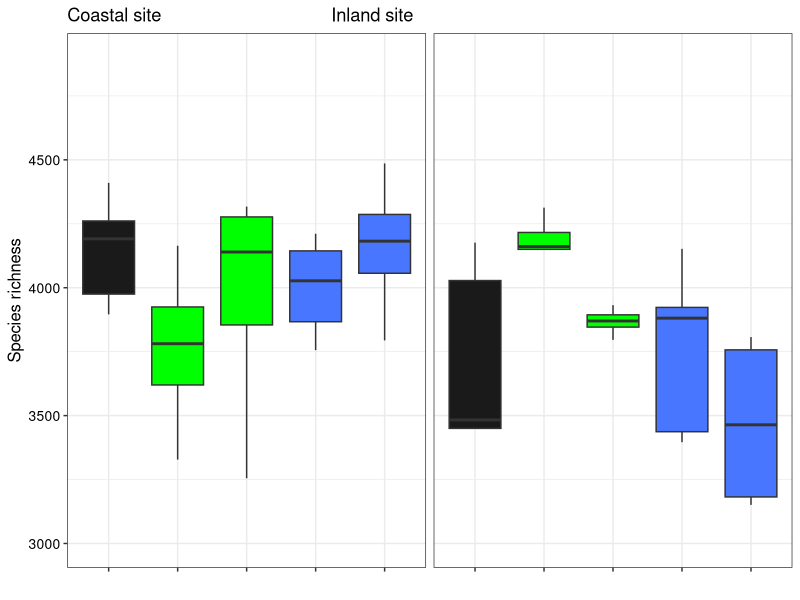
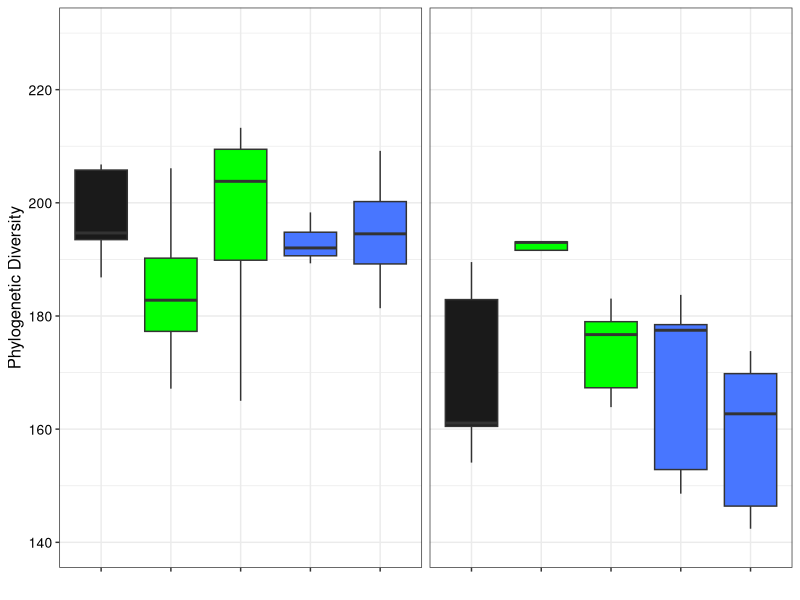
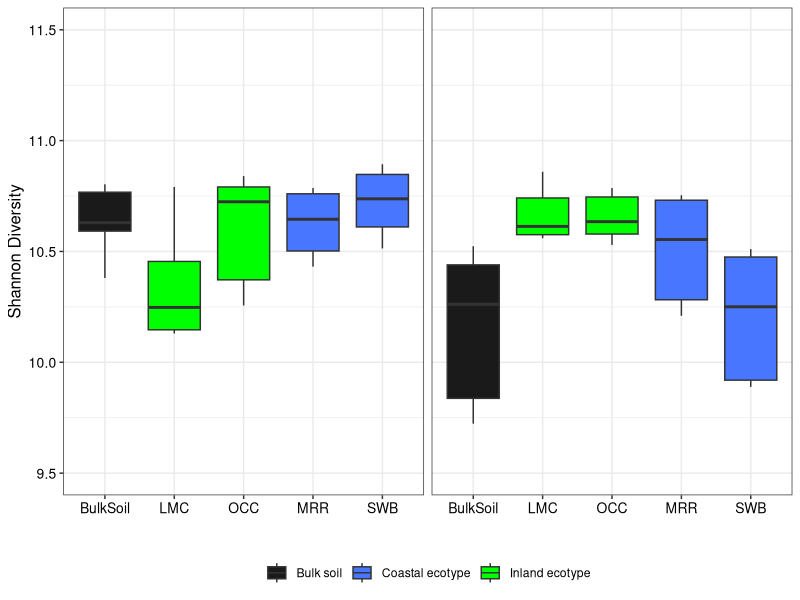
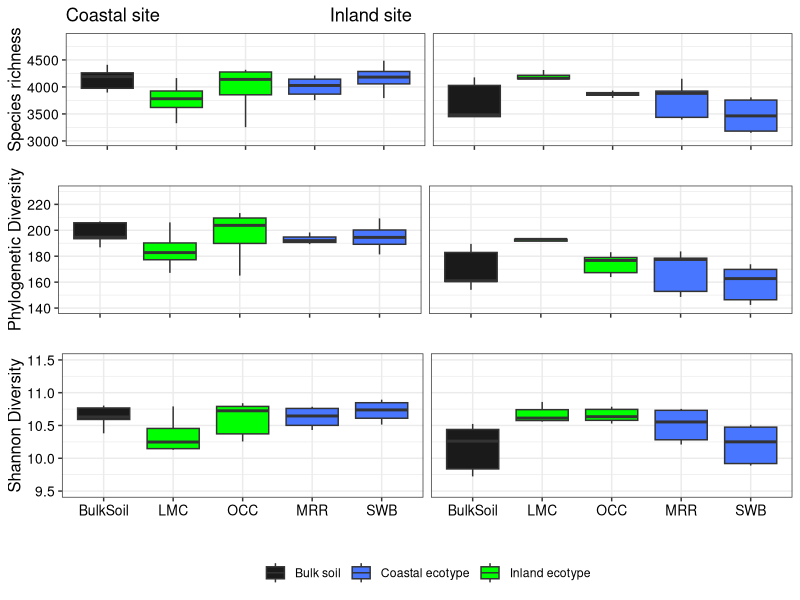
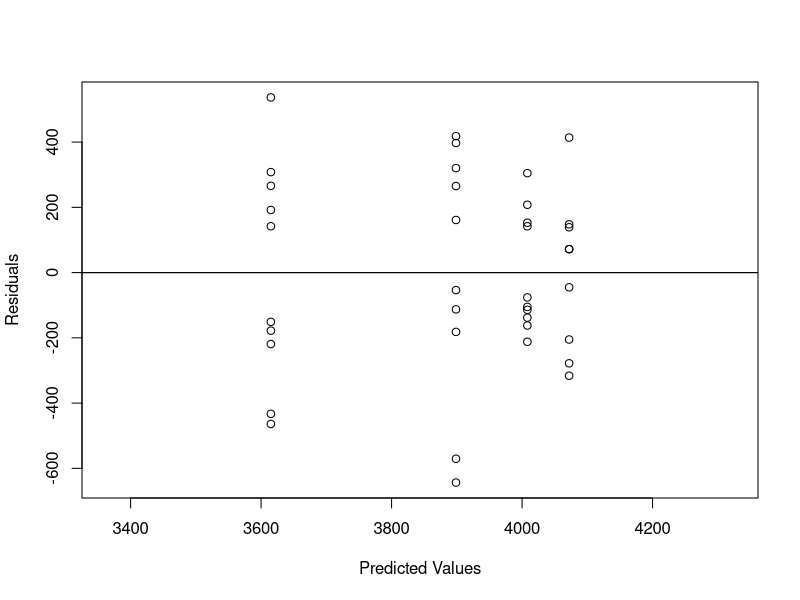
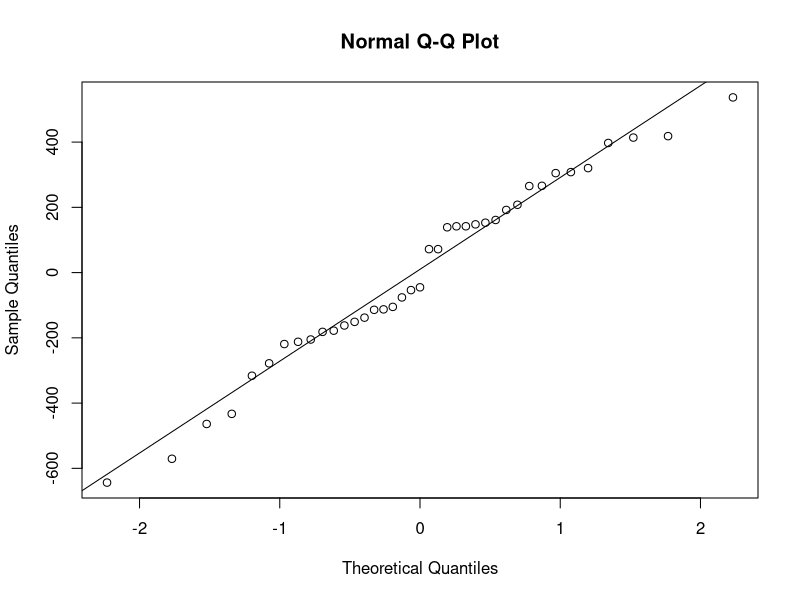
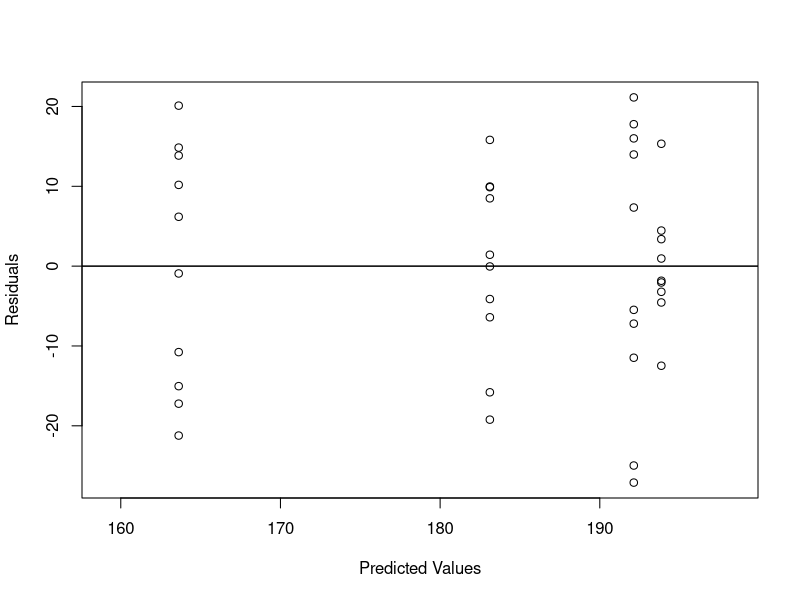
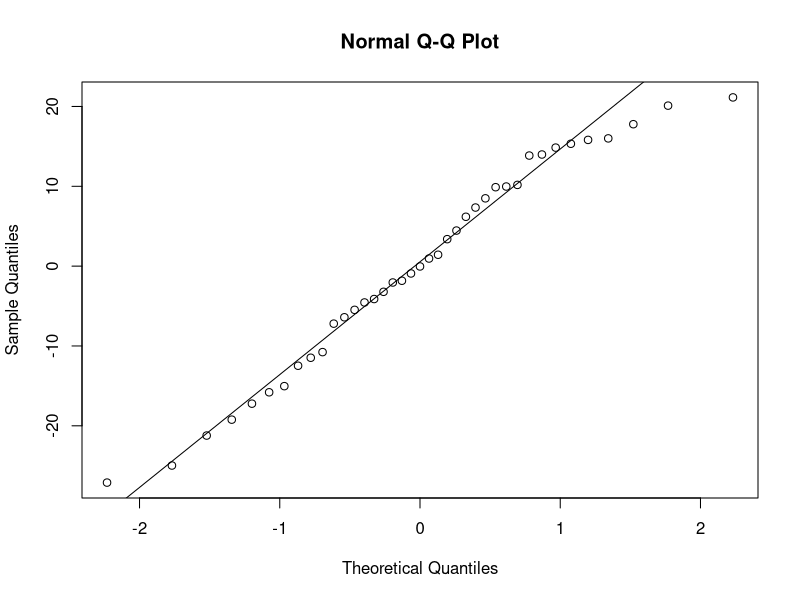

Generate these figures, in order, with R:
## Plots and statistics: alpha diversity

library(ggplot2)
library(reshape2)

#import otu table (remove "#Constructed from biom file " from first line before importing).
mim_otu<-read.table("zotu_table_forR.txt", row.names=1, header=T)
#calculate richness (number of OTUs) in each sample
richness <-as.data.frame(colSums(mim_otu != 0))
colnames(richness)<-c("Richness")
richness<- data.frame(names = row.names(richness), richness)

#load metadata
#remove "#" from first line before importing
#remove "BarcodeSequence" column before importing.
#remove "LinkerPrimerSequence" column before importing.
mim_envir<-read.table("Mimulus_metadata_FULL.txt", header=T, sep='\t', row.names=1)

#Verify that rows are in same order, then combine tables.
row.names(richness)
row.names(mim_envir)
mim_diversity<-cbind(mim_envir,richness)

#format alpha diversity values as numeric
mim_diversity$PD_whole_tree_alpha<-as.numeric(mim_envir$PD_whole_tree_alpha)
mim_diversity$shannon_alpha<-as.numeric(mim_envir$shannon_alpha)
mim_diversity$Richness<-as.numeric(mim_diversity$Richness)

mim_diversity$Ecotype<- ifelse(mim_diversity$SampleType =="Bulk Soil", paste("Bulk soil"), paste(mim_diversity$Origin," ","ecotype"))

#Retain only data of interest
mim_diversity_richness <- subset(mim_diversity, select=c("Genotype", "Ecotype","Origin", "Site_planted","Richness"))
#reshape the data
mim_diversity_richness_m<-melt(mim_diversity_richness)
mim_diversity_richness_m$Genotype <- factor(mim_diversity_richness_m$Genotype,levels = c('BulkSoil','LMC','OCC','MRR','SWB'),ordered = TRUE)

#plot the data
Rich<-ggplot(mim_diversity_richness_m, aes(Genotype, value, fill=Ecotype))+
  facet_grid(.~Site_planted)+
  theme_bw()+
  ylab("Species richness")+
  ylim(3000,4900)+
  scale_fill_manual(values=c("gray10","royalblue1","green"))+
  geom_boxplot(outlier.shape=NA)+
  theme(axis.text=element_text(size=10, colour="black"), axis.title=element_text(size=12, colour="black"), strip.text = element_text(size = 12),axis.text.x=element_blank(),legend.position="none")+
  xlab("")+
  ggtitle("Coastal site                                  Inland site")+
  theme(strip.background = element_blank(),strip.text.x = element_blank())
Rich

#Retain only data of interest
mim_diversity_PD <- subset(mim_diversity, select=c("Genotype", "Ecotype","Origin", "Site_planted","PD_whole_tree_alpha"))
#reshape the data
mim_diversity_PD_m<-melt(mim_diversity_PD)
mim_diversity_PD_m$Genotype <- factor(mim_diversity_PD_m$Genotype,levels = c('BulkSoil','LMC','OCC','MRR','SWB'),ordered = TRUE)

#plot the data
PD<-ggplot(mim_diversity_PD_m, aes(Genotype, value, fill=Ecotype))+
  facet_grid(.~Site_planted)+
  theme_bw()+
  ylab("Phylogenetic Diversity")+
  ylim(140,230)+
  scale_fill_manual(values=c("gray10","royalblue1","green"))+
  geom_boxplot(outlier.shape=NA)+
  theme(axis.text=element_text(size=10, colour="black"), axis.title=element_text(size=12, colour="black"), strip.text = element_text(size = 12),axis.text.x=element_blank(),legend.position="none")+
  xlab("")+
  theme(strip.background = element_blank(),strip.text.x = element_blank())
PD

#Retain only data of interest
mim_diversity_Shannon <- subset(mim_diversity, select=c("Genotype", "Ecotype","Origin", "Site_planted","shannon_alpha"))
#reshape the data
mim_diversity_Shannon_m<-melt(mim_diversity_Shannon)
mim_diversity_Shannon_m$Genotype <- factor(mim_diversity_Shannon_m$Genotype,levels = c('BulkSoil','LMC','OCC','MRR','SWB'),ordered = TRUE)

#plot the data
Shannon<-ggplot(mim_diversity_Shannon_m, aes(Genotype, value, fill=Ecotype))+
  facet_grid(.~Site_planted)+
  theme_bw()+
  ylab("Shannon Diversity")+
  scale_fill_manual(labels=c("Bulk soil","Coastal ecotype","Inland ecotype"),values=c("gray10","royalblue1","green"))+
  ylim(9.5, 11.5)+
  geom_boxplot(outlier.shape=NA)+
  theme(axis.text=element_text(size=10, colour="black"), axis.title=element_text(size=12, colour="black"), strip.text = element_text(size = 12),legend.position="bottom")+
  xlab("")+
  theme(strip.background = element_blank(),strip.text.x = element_blank())+
  #guides(fill=guide_legend(nrow=2,byrow=TRUE))+
  theme(legend.title=element_blank())
Shannon

library(cowplot)
Fig2<-plot_grid(Rich,PD,Shannon,nrow=3, rel_heights =  c(1.75,1.65,2.5))
Fig2
ggsave("Figure2.tiff",Fig2,width=6,height=6, units="in",dpi=300)



















#First, remove bulk soils from each alpha diversity table
mim_diversity_richness<-mim_diversity_richness[!(mim_diversity_richness$Genotype=="BulkSoil"),]
mim_diversity_PD<-mim_diversity_PD[!(mim_diversity_PD$Genotype=="BulkSoil"),]
mim_diversity_Shannon<-mim_diversity_Shannon[!(mim_diversity_Shannon$Genotype=="BulkSoil"),]





##Statistical tests

#ANOVA for richness


#transform richness
mim_diversity_richness$trans_Richness<- (mim_diversity_richness$Richness)
#Do ANOVA to compare richness
options(contrasts=c(unordered='contr.sum', ordered='contr.poly'))
rich_fit <- aov(trans_Richness ~ Origin*Site_planted, data=mim_diversity_richness, na.action=na.exclude)
drop1(rich_fit,~.,test="F") # type III SS and F Tests

#TESTING ASSUMPTIONS
#check whether residuals are normally distributed
rich_resids <- residuals(rich_fit)
rich_preds <- predict(rich_fit)
plot(rich_resids ~ rich_preds, xlab = "Predicted Values", ylab = "Residuals", asp=.5)
#plot a line on X-axis for comparison. a=intercept,b=slope,h=yvalue,v=xvalue.
abline(a=0,h=0,b=0)
#Test for normality
shapiro.test(rich_resids)
qqnorm(rich_resids)
qqline(rich_resids)
library("car")
leveneTest(trans_Richness ~ Origin*Site_planted, data=mim_diversity_richness, na.action=na.exclude)
TukeyHSD(rich_fit)




#transform PD
mim_diversity_PD$trans_PD<- (mim_diversity_PD$PD_whole_tree_alpha)
#Do ANOVA 
options(contrasts=c(unordered='contr.sum', ordered='contr.poly'))
PD_fit <- aov(trans_PD ~ Origin*Site_planted, data=mim_diversity_PD, na.action=na.exclude)
drop1(PD_fit,~.,test="F") # type III SS and F Tests

#TESTING ASSUMPTIONS
#check whether residuals are normally distributed
PD_resids <- residuals(PD_fit)
PD_preds <- predict(PD_fit)
plot(PD_resids ~ PD_preds, xlab = "Predicted Values", ylab = "Residuals", asp=.5)
#plot a line on X-axis for comparison. a=intercept,b=slope,h=yvalue,v=xvalue.
abline(a=0,h=0,b=0)
#Test for normality
shapiro.test(PD_resids)
qqnorm(PD_resids)
qqline(PD_resids)
library("car")
leveneTest(trans_PD ~ Origin*Site_planted, data=mim_diversity_PD, na.action=na.exclude)
TukeyHSD(PD_fit)







# NOTE THAT tukey results ARE NOT SIGNIFICANT WHEN OUTLIER IS RETAINED.

#Mim228 appears to be an outlier (compared to the other samples of that ecotype/site).
#Here, we do the calculations to show that it's greater than 3 standard deviations from the mean.
test1<-mim_diversity_Shannon[(mim_diversity_Shannon$Origin=="Inland"),]
test2<-test1[(test1$Site_planted=="Coastal"),]
test3<-test2[(rownames(test2)!="Mim228"),]
mean(test3$shannon_alpha) #10.53
sd(test3$shannon_alpha)  #.302
mean(test3$shannon_alpha) + 3*sd(test3$shannon_alpha) #11.44
mean(test3$shannon_alpha) - 3*sd(test3$shannon_alpha) #9.62


#remove the outlier
mim_diversity_Shannon <- subset(mim_diversity_Shannon, rownames(mim_diversity_Shannon)!="Mim228")


#transform Shannon
mim_diversity_Shannon$trans_Shannon<- (mim_diversity_Shannon$shannon_alpha)
#Do ANOVA 
options(contrasts=c(unordered='contr.sum', ordered='contr.poly'))
Shannon_fit <- aov(trans_Shannon ~ Origin*Site_planted, data=mim_diversity_Shannon, na.action=na.exclude)
drop1(Shannon_fit,~.,test="F") # type III SS and F Tests

#TESTING ASSUMPTIONS
#check whether residuals are normally distributed
Shannon_resids <- residuals(Shannon_fit)
Shannon_preds <- predict(Shannon_fit)
plot(Shannon_resids ~ Shannon_preds, xlab = "Predicted Values", ylab = "Residuals", asp=.5)
#plot a line on X-axis for comparison. a=intercept,b=slope,h=yvalue,v=xvalue.
abline(a=0,h=0,b=0)
#Test for normality
shapiro.test(Shannon_resids)
qqnorm(Shannon_resids)
qqline(Shannon_resids)
library("car")
leveneTest(trans_Shannon ~ Origin*Site_planted, data=mim_diversity_Shannon, na.action=na.exclude)
TukeyHSD(Shannon_fit)





